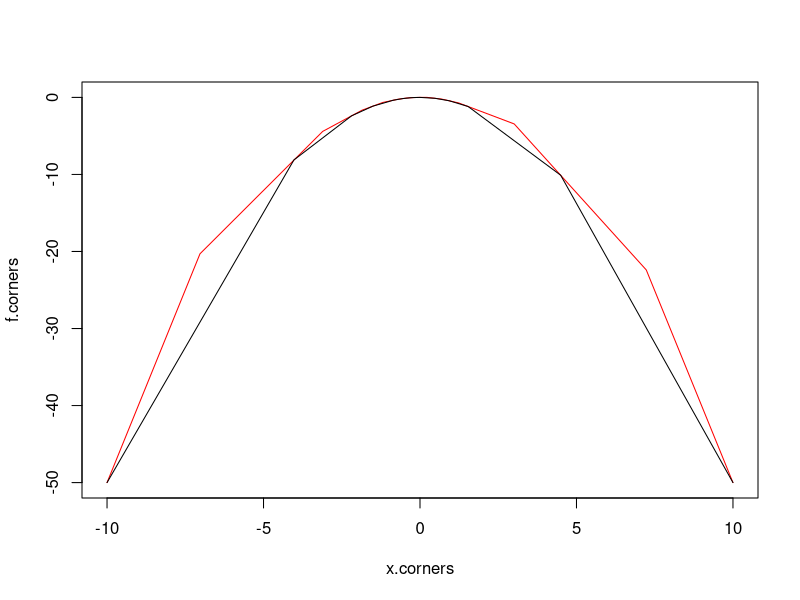
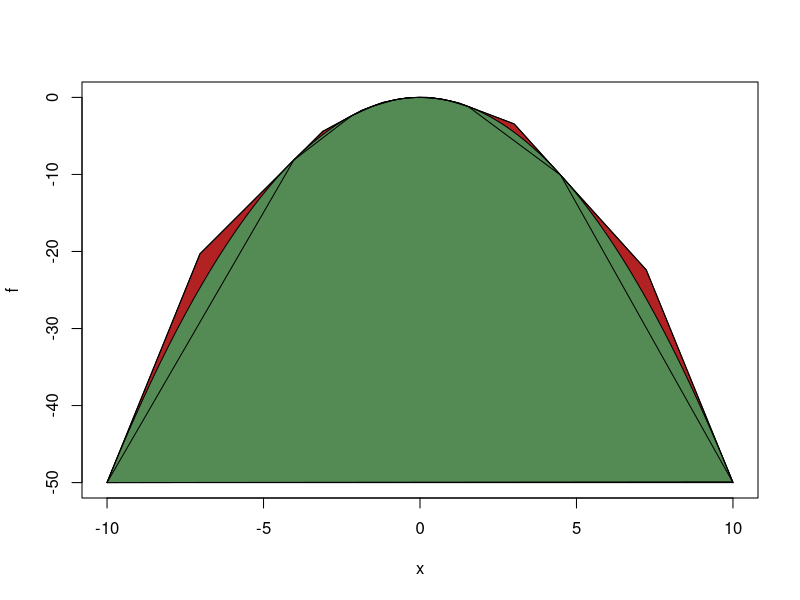
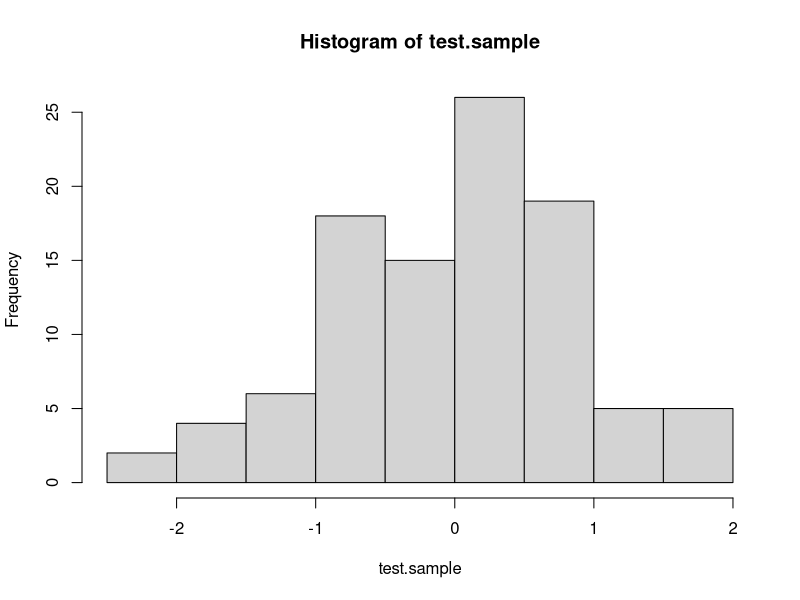

Generate these figures, in order, with R:
###################
## Going further ##
###################

# 1. Option to ars() could be log.transformed.f = F
# 2. Derivative of the function can be given by users as: 
#     fprima<-function(x,mu=0,sigma=1){-1/sigma^2*(x-mu)}
#     with parameters by users (?)
# 3. Figure out what to do when x.cand is element in x.vec
# 4. Give the option to give function as input in another way
# 5. Find a way to do the convexity check of f by evaluating fewer f
# 6. Take unbounded domains into consideration
# 7. Include the convexity check - Done

##############
## Comments ##
##############

# 1. "f" is the log of the users density function
# 2. "dom" is the domain defined for the density
# 3. "n" is the requested number of sample elements
# 4. The candidates, x.cand, for a sample value are drawn from the density
#     defined by the upper bound of f. First x.cand is drawn from a equidistant
#     set in dom, with steps 2*dx. The candidate is then adjusted by U(-dx,dx),
#     in order to cover dom.
# 5. Setting plot.type = "acceptance" depend on evaluating f a lot of times and
#     should not be done when f is expensive to evaluate.

###################
## Sub-functions ##
###################
library(numDeriv)

# f convexity check
is.convex = function(f,dom){
  x.seq <- seq(dom[1],dom[2], l=100)
  for (i in 3:100){
    if((f(x.seq[i])-f(x.seq[i-1])) > (f(x.seq[i-1])-f(x.seq[i-2]))) stop("Error: The distribution is not log concave!")
  }
}

# Evaluate lower bound at x
lower = function(x, x.vec, f.vec){
  l = max(which(x>x.vec))
  return(f(x.vec[l])+(x-x.vec[l])*((f.vec[l+1]-f.vec[l])/(x.vec[l+1]-x.vec[l])))
}

# Evaluate upper bound at x
upper = function(x, x.vec, f.vec, d.vec){
  l = max(which(x>x.vec))
  return(min(f.vec[l]+(x-x.vec[l])*d.vec[l],f.vec[l+1]+(x-x.vec[l+1])*d.vec[l+1]))
}

# Plot of the acceptance region and bounds
boundary.plot = function(x.vec,f.vec,d.vec,x.temp,with.f = F, f=F){
  # Create upper bound
  nvec = length(x.vec)
  x.center = rep(NA,nvec-1)
  f.center = x.center
  for (i in 1:(nvec-1)){
    a=sapply(x.temp, function(x){
      f.vec[i]+(x-x.vec[i])*d.vec[i]>(f.vec[i+1]+(x-x.vec[i+1])*d.vec[i+1])})
    x.center[i] = x.temp[which(diff(a)!=0)]
    f.center[i] = f.vec[i]+(x.center[i]-x.vec[i])*d.vec[i]
  }
  x.corners = c(x.vec[1],x.center,x.vec[nvec])
  f.corners = c(f.vec[1],f.center,f.vec[nvec])
  
  # Plot
  if(with.f==T){
    plot(f, xlim=dom, lwd =1)
    polygon(c(x.corners,x.vec[1]),c(f.corners,f.vec[1]),col="firebrick")
    polygon(c(x.temp,x.vec[1]),c(f(x.temp),f.vec[1]),col="palegreen4")
    lines(x.corners,f.corners, lwd=1)
  } else{
    plot(x.corners,f.corners, type = "l",lty =1, lwd=1, col="red")
  }
  lines(x.vec,f.vec, lwd =1)
}

###################
## Main function ##
###################

ars = function(f, dom, n, plot.type = "none"){
  
  set.seed(200)
  is.convex(f,dom)
  
  x.out = rep(NA,n)
  x.vec = c(dom[1],mean(c(dom[1],dom[2])),dom[2])
  f.vec = f(x.vec)
  d.vec = grad(f,x.vec)
  dx = 1e-2
  i = 1
  
  while(i<=n){
    u = runif(1,0,1)
    x.temp = seq(dom[1]+dx,dom[2]-dx,2*dx)
    x.cand = sample(x.temp,size=1,prob=sapply(x.temp, function(x){
      exp(upper(x,x.vec,f.vec,d.vec))}))
    x.cand = runif(1,x.cand-dx,x.cand+dx)
    
    if(u <= exp(lower(x.cand,x.vec,f.vec)-upper(x.cand,x.vec,f.vec,d.vec))){
      x.out[i] = x.cand
      i=i+1
    }else{
      f.cand = f(x.cand)
      if(u <= exp(f.cand-upper(x.cand,x.vec,f.vec,d.vec))){
        x.out[i] = x.cand
        i = i+1
      }
      l = max(which(x.cand>x.vec))
      x.vec = append(x.vec,x.cand,after=l)
      f.vec = append(f.vec,f.cand,after=l)
      d.vec = append(d.vec,grad(f,x.cand),after=l)
    }
  }
  
  if(plot.type == "bounds"){
    boundary.plot(x.vec,f.vec,d.vec, x.temp, with.f=F)
  }
  if(plot.type == "acceptance"){
    boundary.plot(x.vec,f.vec,d.vec, x.temp, with.f=T, f)
  }
  
  return(x.out)
}


##########
## test ##
##########

# User input
f <- function(x) (-(1/2)*(x)^2)
dom = c(-10,10)
n = 100

# Draw a sample using ars()
test.sample = ars(f,dom,n)
test.sample = ars(f,dom,n,plot.type="bounds")
test.sample = ars(f,dom,n,plot.type="acceptance")

hist(test.sample)